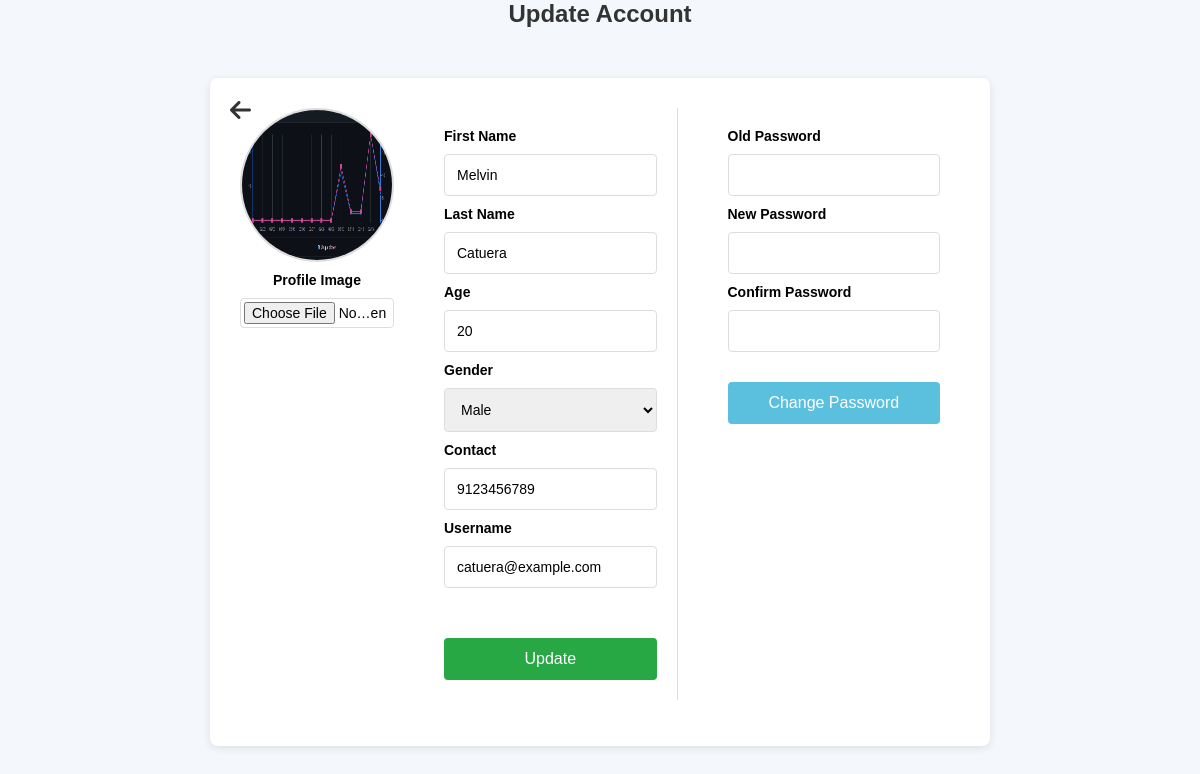
/user/customer/edit.php (signed in), run on an earlier commit of the app's database.
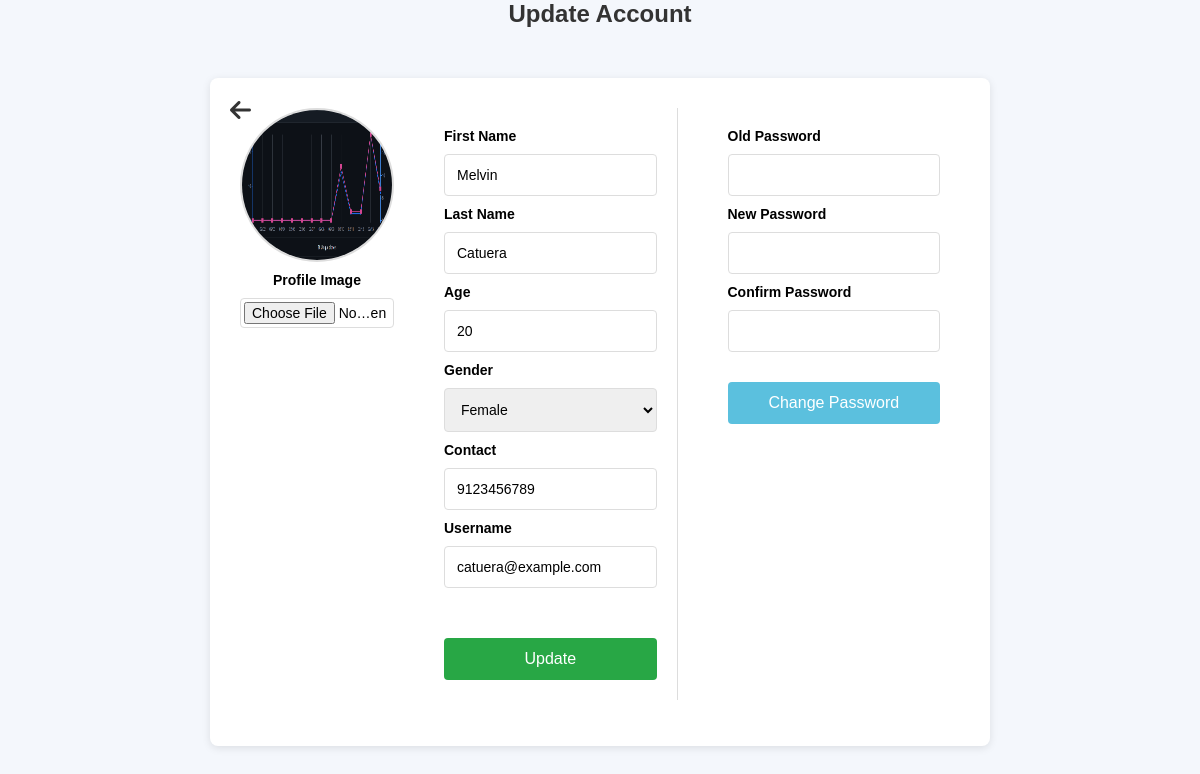
And on a later commit of the database.
### tables this page shows
CREATE TABLE IF NOT EXISTS `user` (
  `user_id` int(11) NOT NULL AUTO_INCREMENT,
  `account_id` int(11) NOT NULL,
  `fname` varchar(50) NOT NULL,
  `lname` varchar(50) NOT NULL,
  `age` int(11) NOT NULL,
  `gender` enum('male','female') NOT NULL,
  `contact` varchar(15) NOT NULL,
  `profile_img` varchar(255) NOT NULL,
  PRIMARY KEY (`user_id`),
  UNIQUE KEY `name` (`fname`),
  UNIQUE KEY `contact` (`contact`),
  KEY `user_account_fk` (`account_id`),
  KEY `unique_fullname` (`fname`,`lname`)
);

CREATE TABLE IF NOT EXISTS `account` (
  `account_id` int(11) NOT NULL AUTO_INCREMENT,
  `username` varchar(50) NOT NULL,
  `password` varchar(50) NOT NULL,
  `role` enum('user','admin') NOT NULL,
  `status` enum('activate','deactivate') NOT NULL,
  `created_at` timestamp NOT NULL DEFAULT current_timestamp(),
  `updated_at` timestamp NULL DEFAULT NULL,
  PRIMARY KEY (`account_id`)
);

### user/customer/edit.php (the view, shortened to what this page needs)
<?php
include("../../resources/database/config.php");
if (isset($_SESSION['ID'])) {
    $account_id = $_SESSION['ID'];
    $sql1 = "SELECT u.*, a.username, a.password FROM user u
        JOIN account a ON u.account_id = a.account_id
        WHERE u.account_id = ?";
    $stmt = $conn->prepare($sql1);
    $stmt->bind_param("i", $account_id);
    $stmt->execute();
    $result = $stmt->get_result();
    $row = $result->fetch_assoc();
} else {
    echo "User not logged in.";
    exit;
}
?>
<head>
    <link rel="stylesheet" href="https://cdnjs.cloudflare.com/ajax/libs/font-awesome/6.0.0-beta3/css/all.min.css">
</head>
<body>
   <center><h2>Update Account</h2></center>
   <div class="container">
        <a href="../view/home.php" class="back-button">
            <i class="fas fa-arrow-left"></i>
        </a>
        <form action="update.php" method="post" enctype="multipart/form-data">
            <div class="content">
                <div class="div3">
                    <img src="../../resources/assets/images/<?php echo $row['profile_img'] ?>" alt="Profile Image">
                    <label for="file" class="form-label">Profile Image</label>
                    <input type="file" name="file" class="form-control">
                </div>
                <div class="div1">
                    <div class="firstname">
                        <label for="fname" class="form-label">First Name</label>
                        <input type="text" name="fname" class="form-control" value="<?php echo $row['fname'] ?>" >
                    </div>
                    <div class="lastname">
                        <label for="lname" class="form-label">Last Name</label>
                        <input type="text" class="form-control" name="lname" value="<?php echo $row['lname'] ?>" >
                    </div>
                    <div class="age">
                        <label for="age" class="form-label">Age</label>
                        <input type="number" name="age" value="<?php echo $row['age'] ?>" class="form-control">
                    </div>
                    <div class="gender">
                        <label for="gender" class="form-label">Gender</label>
                        <select name="gender" id="gender" class="form-select">
                            <option value="male" <?php echo ($row['gender']=='male' ? 'selected': ''); ?> >Male</option>
                            <option value="female" <?php echo ($row['gender']=='female' ? 'selected': ''); ?>>Female</option>
                        </select>
                    </div>
                    <div class="contect">
                        <label for="contact" class="form-label">Contact</label>
                        <input type="number" name="contact" value="<?php echo $row['contact'] ?>" class="form-control">
                    </div>
                    <div class="username">
                        <label for="username" class="form-label">Username</label>
                        <input type="email" class="form-control" name="username" value="<?php echo $row['username'] ?>" placeholder="User@example.com" >
                    </div>
                    <div class="btn">
                        <button type="submit" class="btn btn-primary" name="update">Update</button>
                    </div>
                </div>
                <div class="div2">
                    <form action="update.php" method="post">
                        <div class="form-group">
                            <label for="oldPassword">Old Password</label>
                            <input type="password" id="oldPassword" name="old_password" class="form-control">
                        </div>
                        <div class="form-group">
                            <label for="newPassword">New Password</label>
                            <input type="password" id="newPassword" name="new_password" class="form-control">
                        </div>
                        <div class="form-group">
                            <label for="confirmPassword">Confirm Password</label>
                            <input type="password" id="confirmPassword" name="confirm_password" class="form-control">
                        </div>
                        <div class="change-password-section">
                            <button type="submit" name="update_password" class="btn btn-primary">Change Password</button>
                        </div>
                    </form>
                </div>
            </div>
        </form>
    </div>
</body>

What changed in the data, as far as the page shows it:
changed user "Melvin": gender "Male" → "Female"
